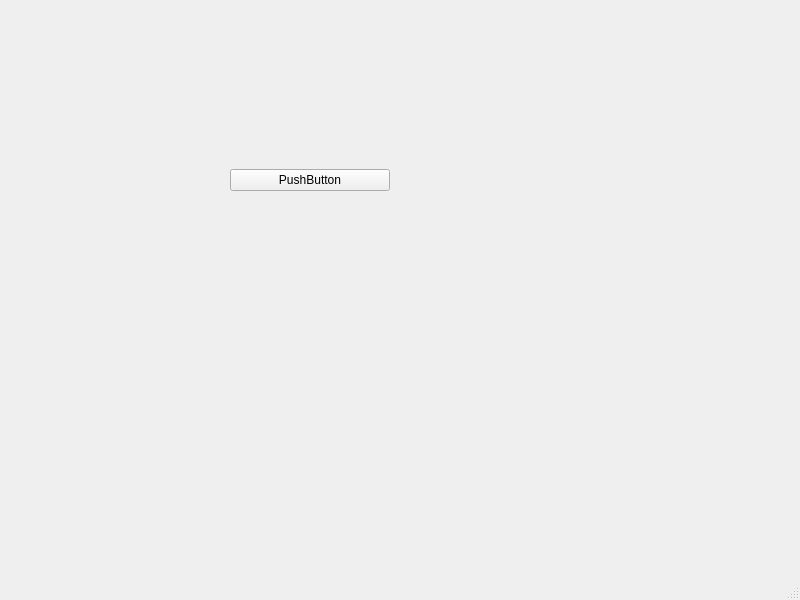
<?xml version="1.0" encoding="UTF-8"?>
<ui version="4.0">
 <class>MainWindow</class>
 <widget class="QMainWindow" name="MainWindow">
  <property name="geometry">
   <rect>
    <x>0</x>
    <y>0</y>
    <width>800</width>
    <height>600</height>
   </rect>
  </property>
  <property name="windowTitle">
   <string>MainWindow</string>
  </property>
  <widget class="QWidget" name="centralwidget">
   <widget class="QWidget" name="verticalLayoutWidget">
    <property name="geometry">
     <rect>
      <x>260</x>
      <y>150</y>
      <width>160</width>
      <height>80</height>
     </rect>
    </property>
    <layout class="QVBoxLayout" name="verticalLayout"/>
   </widget>
   <widget class="QWidget" name="gridLayoutWidget">
    <property name="geometry">
     <rect>
      <x>230</x>
      <y>140</y>
      <width>160</width>
      <height>80</height>
     </rect>
    </property>
    <layout class="QGridLayout" name="gridLayout">
     <item row="0" column="0">
      <widget class="QPushButton" name="pushButton">
       <property name="text">
        <string>PushButton</string>
       </property>
      </widget>
     </item>
    </layout>
   </widget>
  </widget>
  <widget class="QMenuBar" name="menubar">
   <property name="geometry">
    <rect>
     <x>0</x>
     <y>0</y>
     <width>800</width>
     <height>24</height>
    </rect>
   </property>
  </widget>
  <widget class="QStatusBar" name="statusbar"/>
 </widget>
 <resources/>
 <connections/>
</ui>
